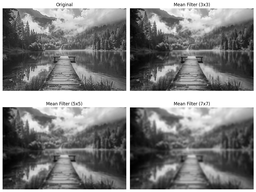
#> input picture download (1).png, 256 x 192 px, shrunk from 989 x 740 before the run, given in place of gtree-new-4k-nature-cb-editing-background-image_16123064.jpg, which was not available
$ python cv_lab_3.py
#> lines starting #> are read from the running program, lines starting #| are printed output that depends on the picture; pictures that were not available may be replaced by others from this repository, and a replacement may not be noted
# -*- coding: utf-8 -*-
"""CV LAB-3

Automatically generated by Colab.

Original file is located at
    https://colab.research.google.com/drive/1iJiDO7zhosYKJP4f2gEAiDxNMmREgssq
"""

import cv2
import numpy as np
from matplotlib import pyplot as plt

img=cv2.imread("/content/drive/MyDrive/Computer Vision/pngtree-new-4k-nature-cb-editing-background-image_16123064.jpg")
#> img is the input picture: shape (192, 256, 3); min 0, max 255, mean 130
grayscale = cv2.cvtColor(img, cv2.COLOR_BGR2GRAY)

rows, cols = grayscale.shape
#> rows = 192; cols = 256

output1 = np.zeros((rows-2, cols-2), dtype=np.uint8)
output2 = np.zeros((rows-4, cols-4), dtype=np.uint8)
output3 = np.zeros((rows-6, cols-6), dtype=np.uint8)

for i in range(1, rows-1):
    for j in range(1, cols-1):

        total = 0

        for x in range(-1, 2):
            for y in range(-1, 2):
                total += int(grayscale[i+x][j+y])

        output1[i-1][j-1] = total // 9
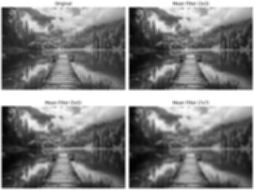
#> output1: shape (190, 254); min 1, max 255, mean 127.2

for i in range(2, rows-2):
    for j in range(2, cols-2):

        total = 0

        for x in range(-2, 3):
            for y in range(-2, 3):
                total += int(grayscale[i+x][j+y])

        output2[i-2][j-2] = total // 25
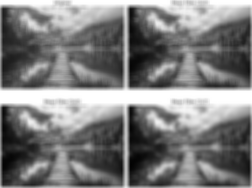
#> output2: shape (188, 252); min 2, max 255, mean 125.8

for i in range(3, rows-3):
    for j in range(3, cols-3):

        total = 0

        for x in range(-3, 4):
            for y in range(-3, 4):
                total += int(grayscale[i+x][j+y])

        output3[i-3][j-3] = total // 49
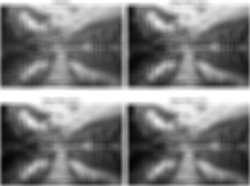
#> output3: shape (186, 250); min 4, max 255, mean 125.3


plt.figure(figsize=(10,8))

plt.subplot(2,2,1)
plt.imshow(grayscale, cmap='gray')
plt.title("Original")
plt.axis("off")

plt.subplot(2,2,2)
plt.imshow(output1, cmap='gray')
plt.title("Mean Filter (3x3)")
plt.axis("off")

plt.subplot(2,2,3)
plt.imshow(output2, cmap='gray')
plt.title("Mean Filter (5x5)")
plt.axis("off")

plt.subplot(2,2,4)
plt.imshow(output3, cmap='gray')
plt.title("Mean Filter (7x7)")
plt.axis("off")

plt.tight_layout()
plt.savefig("Output.png")
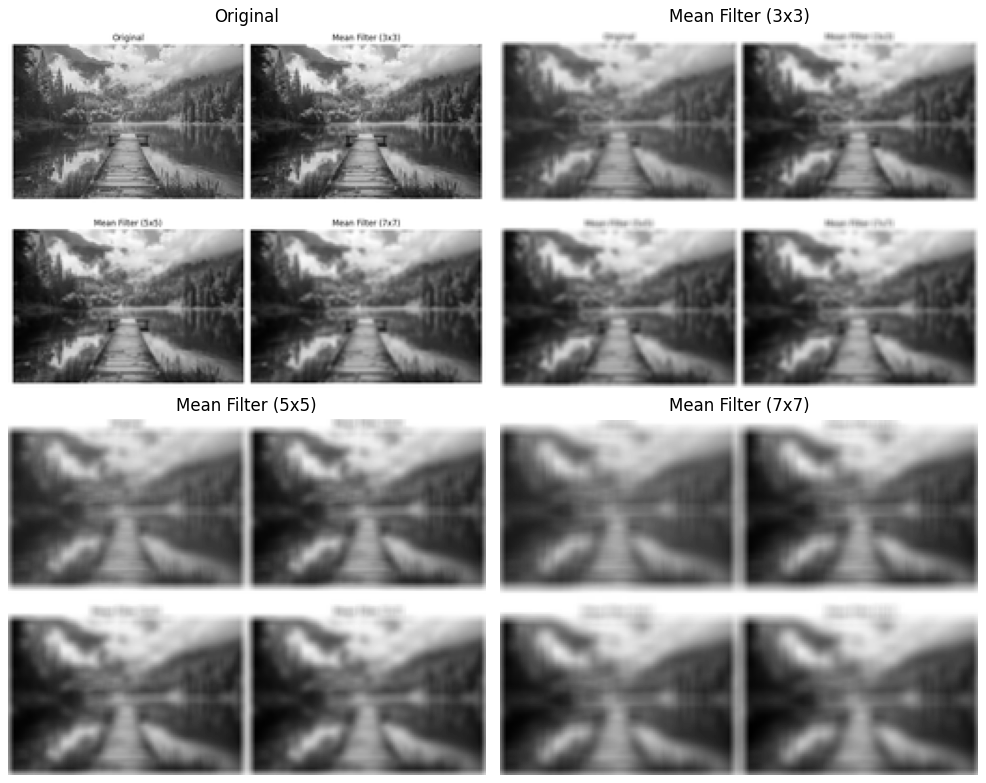
#> figure drawn by matplotlib, 4 panels
plt.show()

print("Original Image Shape :", img.shape)
#| Original Image Shape : (192, 256, 3)
print("Grayscale Shape      :", grayscale.shape)
#| Grayscale Shape      : (192, 256)
print("3x3 Output Shape     :", output1.shape)
#| 3x3 Output Shape     : (190, 254)
print("5x5 Output Shape     :", output2.shape)
#| 5x5 Output Shape     : (188, 252)
print("7x7 Output Shape     :", output3.shape)
#| 7x7 Output Shape     : (186, 250)

from google.colab import files
import numpy as np
import matplotlib.pyplot as plt


uploaded = files.upload()
#> the answer given: download (1).png

filename = list(uploaded.keys())[0]

img = plt.imread(filename)
#> img: shape (192, 256, 4) float32

# Convert RGB image to grayscale
if len(img.shape) == 3:
    img = np.mean(img[:, :, :3], axis=2)
#> img: shape (192, 256) float32

print("Image loaded successfully!")
print("Image:", filename)


def average_filter(image, size):


#> called with size = 3
    pad = size // 2

    padded = np.pad(image, pad, mode='constant')

    output = np.zeros_like(image, dtype=float)

    for i in range(image.shape[0]):
        for j in range(image.shape[1]):

            window = padded[i:i+size, j:j+size]

            output[i, j] = np.mean(window)

    return output


blur_3x3 = average_filter(img, 3)
blur_5x5 = average_filter(img, 5)
#> call 2 of average_filter, with size = 5
#> after the loop in average_filter (call 2), `for i in range(image.shape[0]):`:
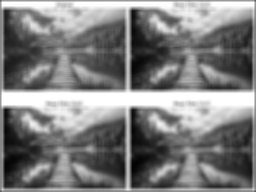
#> output: shape (192, 256) float64; min 0.011, max 1, mean 0.499
blur_7x7 = average_filter(img, 7)
#> call 3 of average_filter, with size = 7
#> in average_filter (call 3), `padded = np.pad(image, pad, mode='constant')`:
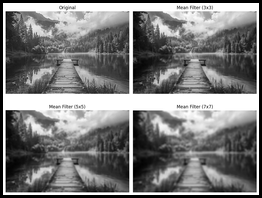
#> padded: shape (198, 262) float32; min 0, max 1, mean 0.483
#> after the loop in average_filter (call 3), `for i in range(image.shape[0]):`:
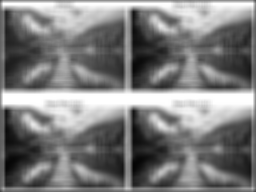
#> output: shape (192, 256) float64; min 0.0174, max 1, mean 0.495


plt.figure(figsize=(12, 10))


plt.subplot(2, 2, 1)
plt.imshow(img, cmap='gray')
plt.title("Original Grayscale Image")
plt.axis('off')


plt.subplot(2, 2, 2)
plt.imshow(blur_3x3, cmap='gray')
plt.title("Average Filter (3x3)")
plt.axis('off')


plt.subplot(2, 2, 3)
plt.imshow(blur_5x5, cmap='gray')
plt.title("Average Filter (5x5)")
plt.axis('off')


plt.subplot(2, 2, 4)
plt.imshow(blur_7x7, cmap='gray')
plt.title("Average Filter (7x7)")
plt.axis('off')

plt.tight_layout()
plt.show()
